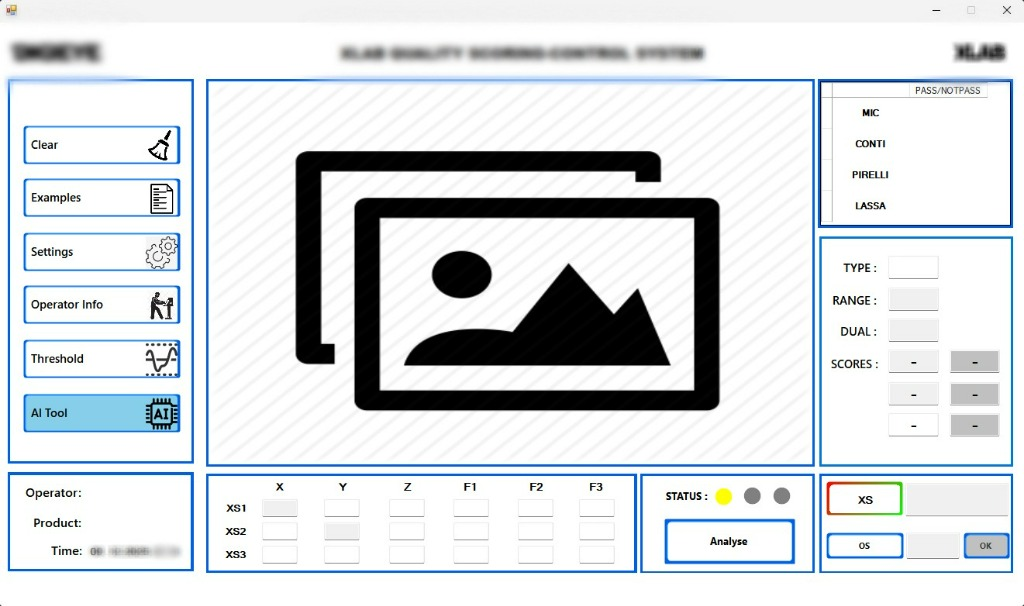
#> input picture ai_tire_project.jpg, 1024 x 606 px
$ python image_analyzer.py --reference ../ai_tire_project.jpg --folder ..
#> lines starting #> are read from the running program, lines starting #| are printed output that depends on the picture; after the words box and inside, x2 and y2 are one past the last pixel; in counts of white or black regions, pixels touching at a corner belong together
import cv2
import numpy as np
import json
import sys
import os
from PIL import Image
import argparse
from skimage.metrics import structural_similarity as ssim
from skimage import measure
import matplotlib.pyplot as plt

class ImageAnalyzer:
    def __init__(self):
        self.reference_image = None
        self.reference_features = None

    def load_reference_image(self, image_path):
        """Referans görüntüyü yükle ve özelliklerini çıkar"""
#> called with image_path = '../ai_tire_project.jpg'
        try:
            self.reference_image = cv2.imread(image_path)
#> self.reference_image is the input picture: shape (606, 1024, 3); mean B, G, R 224.2, 221.3, 216.9
            if self.reference_image is None:
                raise ValueError(f"Görüntü yüklenemedi: {image_path}")

            # Görüntüyü gri tonlamaya çevir
            gray_ref = cv2.cvtColor(self.reference_image, cv2.COLOR_BGR2GRAY)
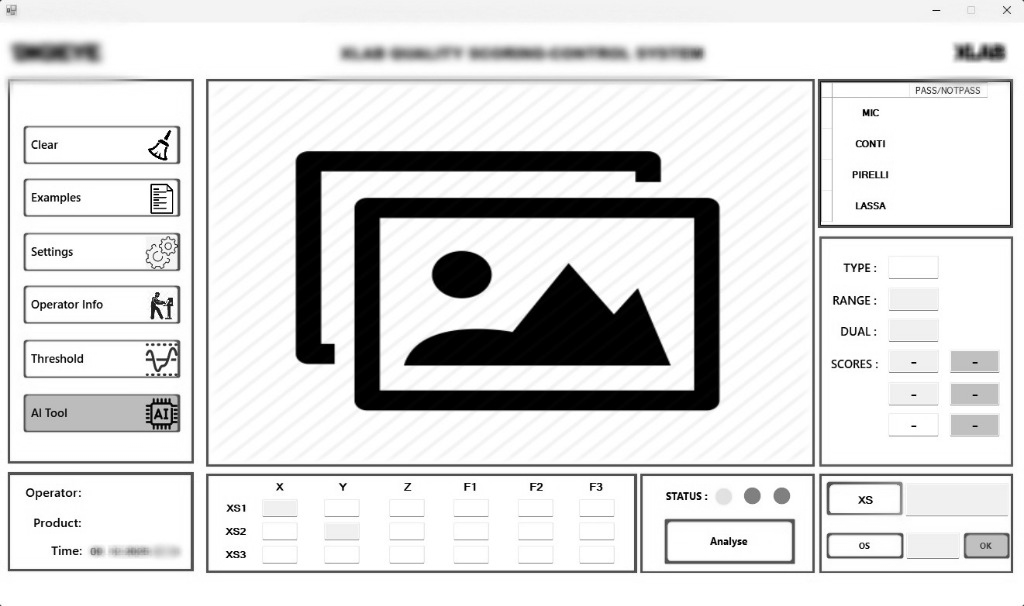
#> gray_ref: shape (606, 1024); min 0, max 255, mean 220.3

            # Özellik çıkarma
            self.reference_features = self.extract_features(gray_ref)

            return True
        except Exception as e:
            print(f"Referans görüntü yükleme hatası: {str(e)}")
            return False

    def extract_features(self, image):
        """Görüntüden özellik çıkar"""
        features = {}

        # 1. Kenar tespiti (Canny)
        edges = cv2.Canny(image, 50, 150)
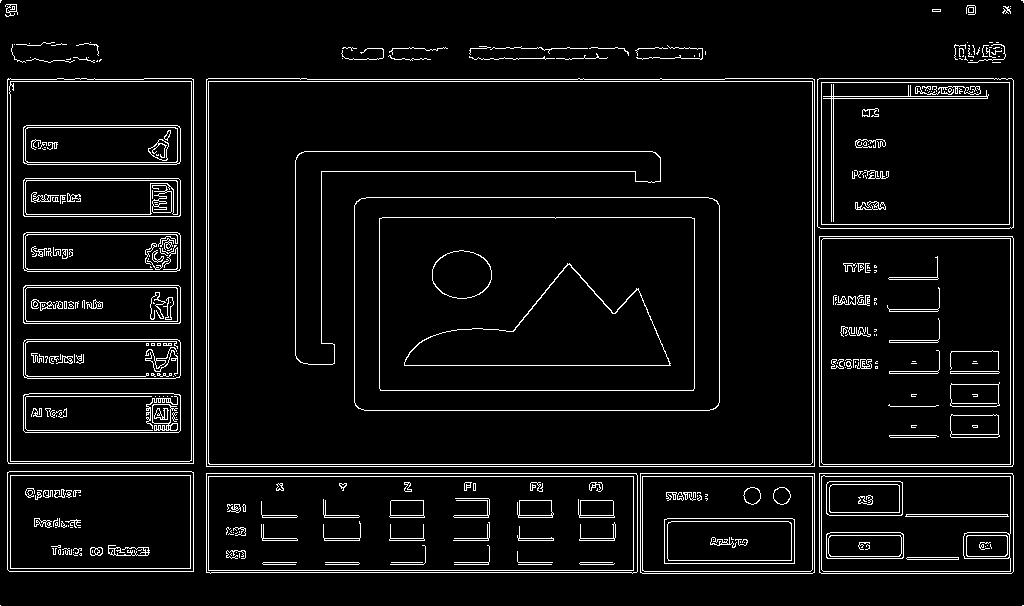
#> edges: shape (606, 1024); 5.9% white in thin lines or dots
        features['edges'] = edges

        # 2. Köşe tespiti (Harris)
        corners = cv2.cornerHarris(image, 2, 3, 0.04)
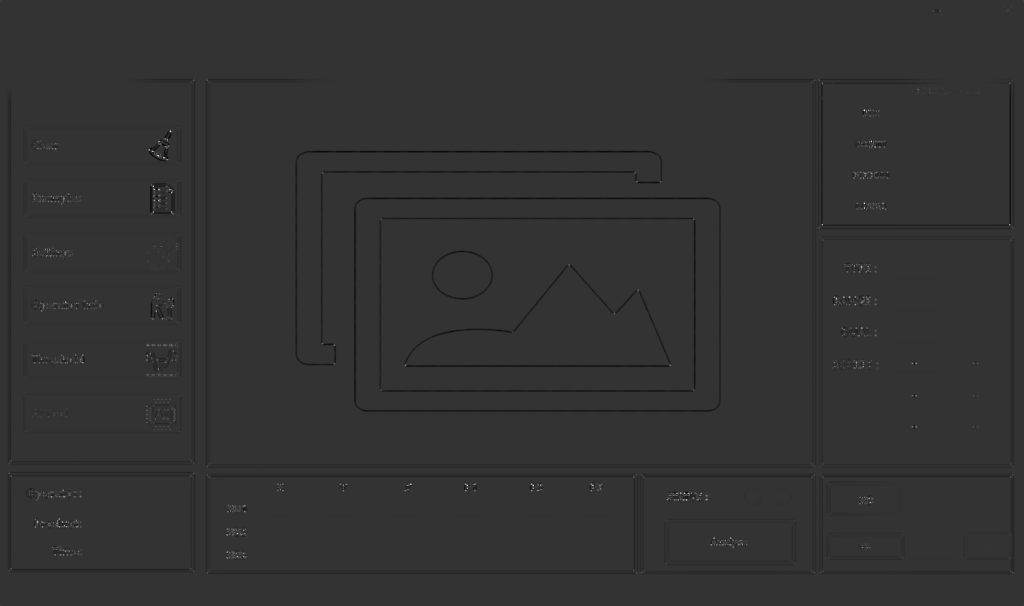
#> corners: shape (606, 1024) float32; min -0.0272, max 0.108, mean -0.000301; drawn with min black and max white
        features['corners'] = corners

        # 3. SIFT özellikleri
        sift = cv2.SIFT_create()
        keypoints, descriptors = sift.detectAndCompute(image, None)
#> keypoints = 837 keypoints; strongest (x, y, size): (462, 274, 31.9), (646, 165, 20.1), (312, 348, 23.7), (166, 137, 2.6)
        features['sift_keypoints'] = keypoints
        features['sift_descriptors'] = descriptors

        # 4. Histogram
        hist = cv2.calcHist([image], [0], None, [256], [0, 256])
#> hist = 256 values, max 217648 at index 255, min 43 at index 41, mean 2424
#> in load_reference_image, `self.reference_features = self.extract_features(gray_ref)`: self.reference_features = 8 items
        features['histogram'] = hist.flatten()

        # 5. Görüntü istatistikleri
        features['mean'] = np.mean(image)
        features['std'] = np.std(image)
        features['shape'] = image.shape

        return features

    def compare_images(self, test_image_path):
        """Test görüntüsünü referans ile karşılaştır"""
#> called with test_image_path = '../ai_tire_project.jpg'
        try:
            # Test görüntüsünü yükle
            test_image = cv2.imread(test_image_path)
            if test_image is None:
                raise ValueError(f"Test görüntüsü yüklenemedi: {test_image_path}")

            # Gri tonlamaya çevir
            gray_test = cv2.cvtColor(test_image, cv2.COLOR_BGR2GRAY)

            # Boyutları eşitle
            if gray_test.shape != self.reference_features['shape']:
                gray_test = cv2.resize(gray_test,
                                     (self.reference_features['shape'][1],
                                      self.reference_features['shape'][0]))

            # Test görüntüsünden özellik çıkar
            test_features = self.extract_features(gray_test)
#> test_features = 8 items

            # Karşılaştırma sonuçları
            results = {}

            # 1. SSIM (Structural Similarity Index)
            ssim_score = ssim(self.reference_features['edges'],
                            test_features['edges'])
#> ssim_score = 1
            results['ssim_score'] = float(ssim_score)

            # 2. Histogram karşılaştırması
            hist_corr = cv2.compareHist(self.reference_features['histogram'],
                                      test_features['histogram'],
                                      cv2.HISTCMP_CORREL)
#> hist_corr = 1
            results['histogram_correlation'] = float(hist_corr)

            # 3. SIFT özellik eşleştirmesi
            if (self.reference_features['sift_descriptors'] is not None and
                test_features['sift_descriptors'] is not None):

                bf = cv2.BFMatcher()
                matches = bf.knnMatch(self.reference_features['sift_descriptors'],
                                    test_features['sift_descriptors'], k=2)
#> matches = 837 matches

                # Lowe's ratio test
                good_matches = []
                for match_pair in matches:
                    if len(match_pair) == 2:
                        m, n = match_pair
                        if m.distance < 0.75 * n.distance:
                            good_matches.append(m)
#> after the loop, good_matches = 837 matches

                results['sift_matches'] = len(good_matches)
                results['sift_match_ratio'] = len(good_matches) / len(matches) if matches else 0
            else:
                results['sift_matches'] = 0
                results['sift_match_ratio'] = 0

            # 4. Fark haritası
            diff = cv2.absdiff(self.reference_features['edges'],
                              test_features['edges'])
#> diff: shape (606, 1024); every value is 0
            results['difference_percentage'] = float(np.sum(diff > 0) / diff.size * 100)

            # 5. Genel skor hesaplama
            # SSIM skorunu 0-100 aralığına çevir
            ssim_normalized = max(0, min(100, (ssim_score + 1) * 50))
#> ssim_normalized = 100

            # Histogram korelasyonunu 0-100 aralığına çevir
            hist_normalized = max(0, min(100, hist_corr * 100))
#> hist_normalized = 100

            # SIFT match ratio'yu 0-100 aralığına çevir
            sift_normalized = max(0, min(100, results['sift_match_ratio'] * 100))
#> sift_normalized = 100

            # Ağırlıklı ortalama
            overall_score = (ssim_normalized * 0.4 +
                           hist_normalized * 0.3 +
                           sift_normalized * 0.3)
#> overall_score = 100

            results['overall_score'] = float(overall_score)
            results['is_ok'] = overall_score > 70  # %70 üzeri OK kabul edilir

            # Hata tespiti
            if not results['is_ok']:
                results['error_type'] = self.detect_error_type(diff, gray_test)
            else:
                results['error_type'] = "OK"

            return results

        except Exception as e:
            return {"error": str(e), "is_ok": False}

    def detect_error_type(self, diff_image, test_image):
        """Hata tipini tespit et"""
        # Fark haritasından hata bölgelerini bul
        contours, _ = cv2.findContours(diff_image, cv2.RETR_EXTERNAL, cv2.CHAIN_APPROX_SIMPLE)

        if not contours:
            return "Bilinmeyen hata"

        # En büyük hata bölgesini bul
        largest_contour = max(contours, key=cv2.contourArea)
        area = cv2.contourArea(largest_contour)

        # Hata tipini belirle
        if area > 1000:
            return "Büyük hata - Ürün deformasyonu"
        elif area > 500:
            return "Orta hata - Yüzey bozukluğu"
        elif area > 100:
            return "Küçük hata - Detay farkı"
        else:
            return "Minimal hata - Renk/parlaklık farkı"

    def analyze_batch(self, reference_path, test_folder):
        """Toplu analiz yap"""
        if not self.load_reference_image(reference_path):
            return {"error": "Referans görüntü yüklenemedi"}

        results = {}
        test_files = [f for f in os.listdir(test_folder)
                     if f.lower().endswith(('.png', '.jpg', '.jpeg', '.bmp'))]

        for test_file in test_files:
            test_path = os.path.join(test_folder, test_file)
            results[test_file] = self.compare_images(test_path)
#> pass 2 of the loop in analyze_batch, `for test_file in test_files:`:
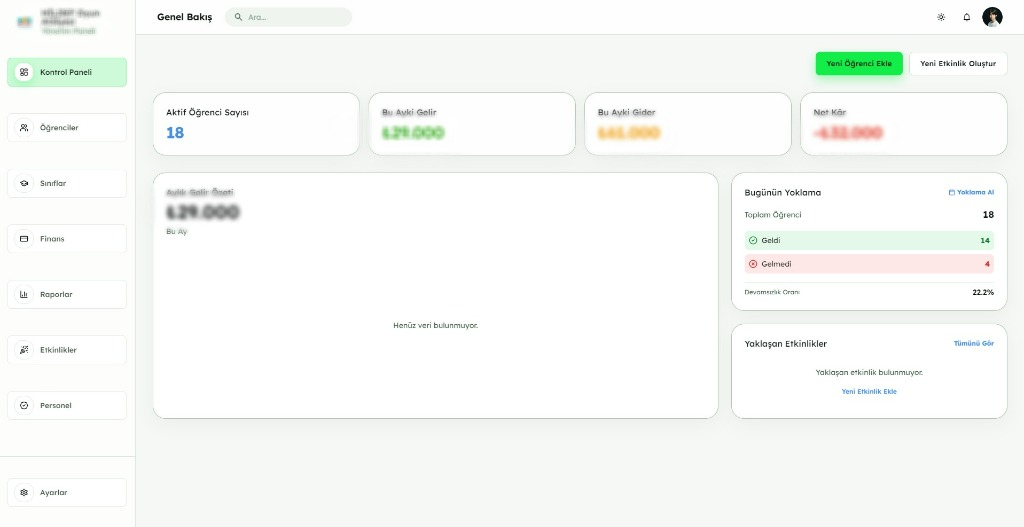
#> input picture kindergarten_project.jpg, 1024 x 527 px
#> in compare_images, test_image is the input picture: shape (527, 1024, 3); mean B, G, R 246.6, 249.2, 247.2
#> in extract_features (call 3), `edges = cv2.Canny(image, 50, 150)`:
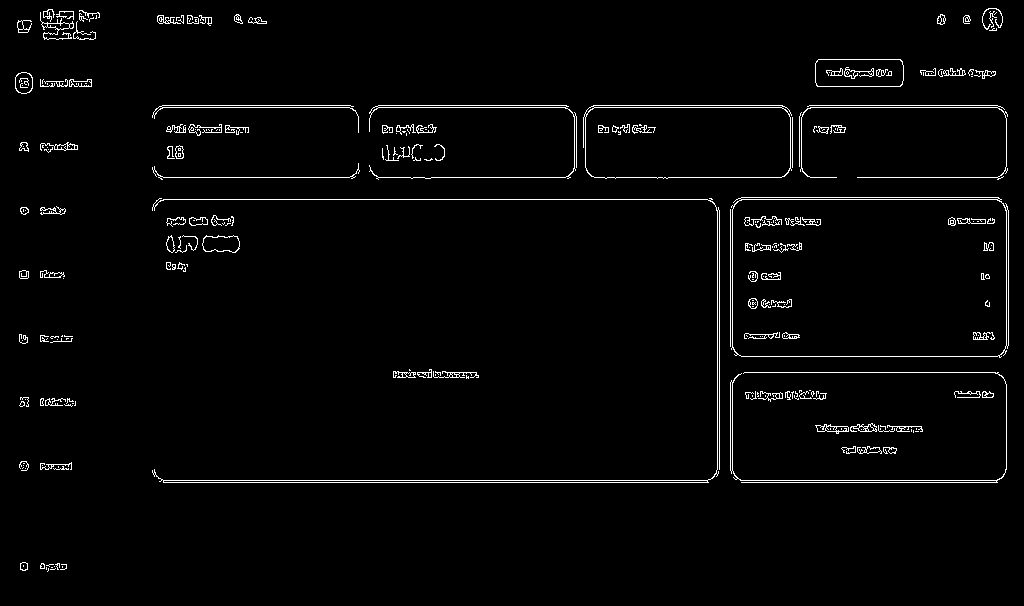
#> edges: shape (606, 1024); 2.4% white in thin lines or dots
#> keypoints = 419 keypoints; strongest (x, y, size): (992, 17, 13.7), (985, 249, 2.2), (999, 22, 4.8), (986, 23, 6.5)
#> hist = 256 values, max 203609 at index 255, min 0 at index 0, mean 2424
#> ssim_score = 0.616
#> hist_corr = 0.868
#> after the loop in compare_images (call 2), `for match_pair in matches:`: good_matches = 7 matches
#> in compare_images (call 2), `diff = cv2.absdiff(self.reference_features['edges'], test_features['ed..`:
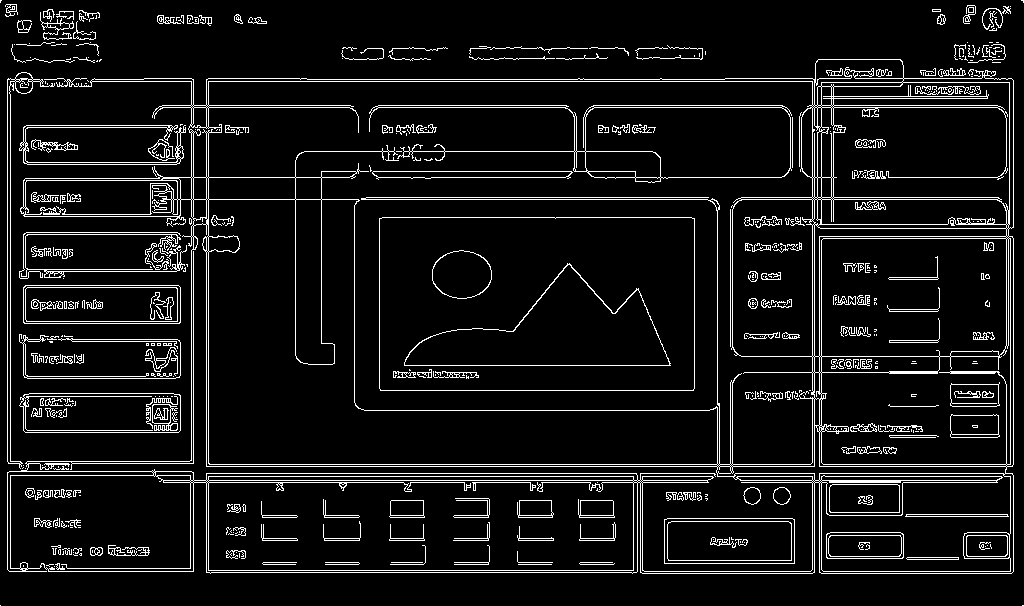
#> diff: shape (606, 1024); 8% white in thin lines or dots
#> ssim_normalized = 80.79
#> hist_normalized = 86.78
#> sift_normalized = 0.836
#> overall_score = 58.6
#> contours = 156 contours, 129 with area under 20; largest, box (x1, y1, x2, y2) and area: (7, 59, 1014, 574) 431964, (19, 393, 181, 433) 6122, (23, 285, 181, 324) 5961, (7, 72, 55, 469) 1527, (19, 125, 186, 165) 907
#> largest_contour = contour of 485 points, box (x1, y1, x2, y2) (7, 59, 1014, 574), area 431964
#> area = 431964

        return results

def main():
    parser = argparse.ArgumentParser(description='Görüntü Hata Tespiti')
    parser.add_argument('--reference', required=True, help='Referans görüntü yolu')
    parser.add_argument('--test', help='Test görüntü yolu (tek dosya)')
    parser.add_argument('--folder', help='Test görüntüleri klasörü')
    parser.add_argument('--output', help='Sonuç dosyası yolu (JSON)')

    args = parser.parse_args()

    analyzer = ImageAnalyzer()

    if args.test:
        # Tek dosya analizi
        if not analyzer.load_reference_image(args.reference):
            sys.exit(1)

        result = analyzer.compare_images(args.test)
        print(json.dumps(result, indent=2))

    elif args.folder:
        # Toplu analiz
        results = analyzer.analyze_batch(args.reference, args.folder)
#> results = 2 items
#> (the run stopped early here; a loop or call above may not have finished)
